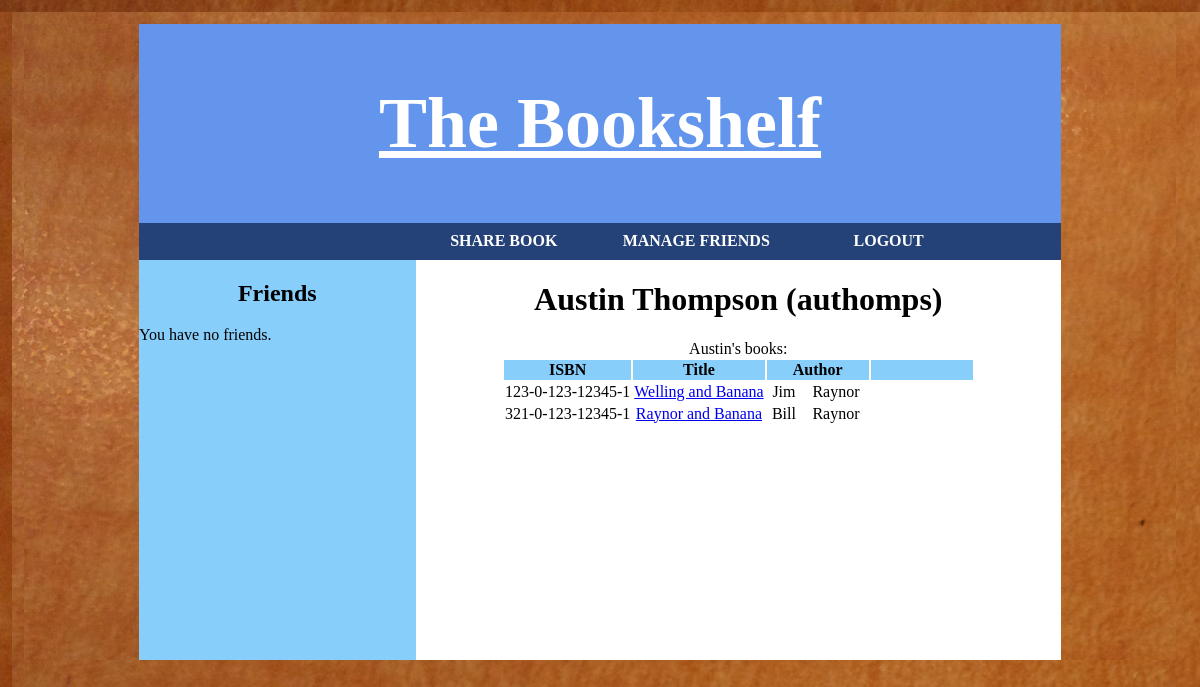
/friend_homepage.php?friend_name=authomps, run on the app's committed database.
### tables this page shows
CREATE TABLE users
( 	username VARCHAR(20) PRIMARY KEY NOT NULL,
	password VARCHAR(20) NOT NULL,
	current_book CHAR(17),
	first_name VARCHAR(20),
	last_name VARCHAR(20),
	FOREIGN KEY (current_book) REFERENCES books(isbn)
);

CREATE TABLE books
( 	isbn CHAR(17) NOT NULL PRIMARY KEY,
	title VARCHAR(50),
	author_first_name VARCHAR(20),
	author_last_name VARCHAR(20)
);

### friend_homepage.php (the view, shortened to what this page needs)
<?php
	$friend_name = $_GET['friend_name']
?>
<!DOCTYPE html>
<html>
<head>
	<link rel="stylesheet" type="text/css" href="css/bookshelf.css" />
</head>
<body>
	<div id="wrap">
		<?php
			include('directory.php');
			include('friends_list.php');
		?>
		<div id="main">
			<?php
				include('access_database.php');
				$username = $friend_name;
				$nameQuery = "SELECT first_name, last_name FROM users WHERE username = '".$friend_name."'";
				$nameInfo = $db->query($nameQuery);
				$row = $nameInfo->fetch_assoc();
				$name = $row['first_name']." ".$row['last_name'];
				$bookQuery = "SELECT isbn, title, author_first_name, author_last_name FROM books JOIN usersBooks WHERE isbn = book AND user = '".$username."'";
				$bookStmt = $db->query($bookQuery);
				echo "<h1>".$name." (".$username.")</h1>".$row['first_name']."'s books:";
				$num_rows = $bookStmt->num_rows;
				if ($num_rows == 0) {
					echo "<p>No books</p>";
				} else {
					echo "<table>";
					echo '<tr><th>ISBN</th><th>Title</th><th colspan="2">Author</th><th></tr>';
					for ($i=0; $i < $num_rows; $i++) {
						$row = $bookStmt->fetch_assoc();
						echo '<tr><td>'.$row['isbn'].'</td><td>'.'<a href="book_view.php?isbn='.$row['isbn'].'">'.$row['title'].'</a>'.'</td><td>'.$row['author_first_name'].'</td><td>'.$row['author_last_name'].'</td></tr>';
					}
					echo "</table>";
				}
			?>
		</div>
	</div>
</body>
</html>

### css/bookshelf.css (style rules this page uses)
html, body { margin:1%; padding:0; background-image: url('background_wood.jpg'); }
#wrap { width:80%; height: 100%; margin:0 auto; font-size: 16px; background-color: #87CEFA; min-width: 550px; }
#main { float: right; margin:0 auto; text-align:center; background-color: white; width: 70%; min-height: 400px; }
table { margin-left:auto; margin-right:auto; }
th { min-width:100px; background-color: #87CEFA; }

### data on the page
users: name "Austin Thompson", first_name "Austin"
books: isbn "123-0-123-12345-1", title "Welling and Banana", author_first_name "Jim", author_last_name "Raynor"
books: isbn "321-0-123-12345-1", title "Raynor and Banana", author_first_name "Bill", author_last_name "Raynor"

### other printed values
$username "authomps"
